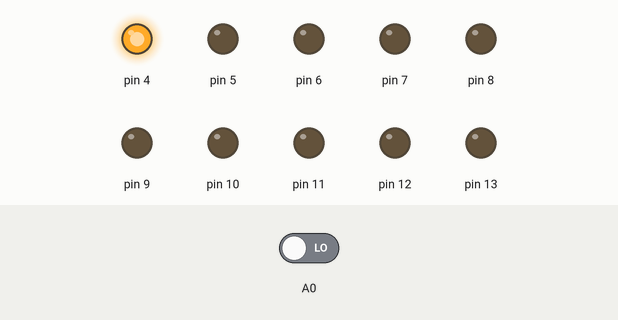
Recording of a sketch running on a simulated Arduino Uno, built with avr-gcc and run on an emulated ATmega328P. Shown: output pins drawn as LEDs (lit = HIGH). The test bench sets the inputs (shaded band); at power-on: A0 LOW.

Above: at 0.02 s.
At 0.37 s:
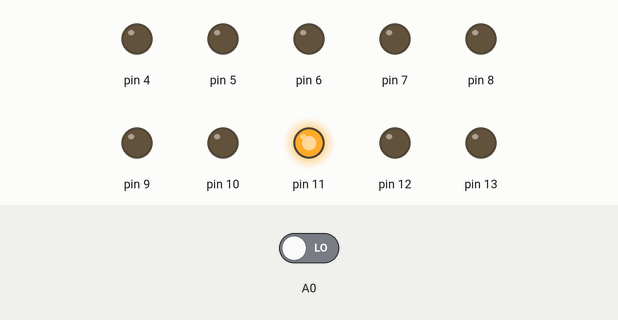
At 0.72 s:
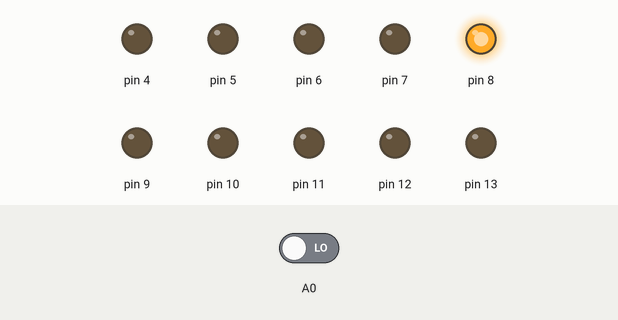
At 1.47 s:
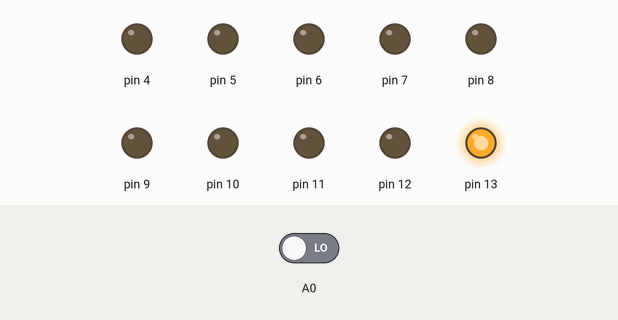
At 2.17 s:
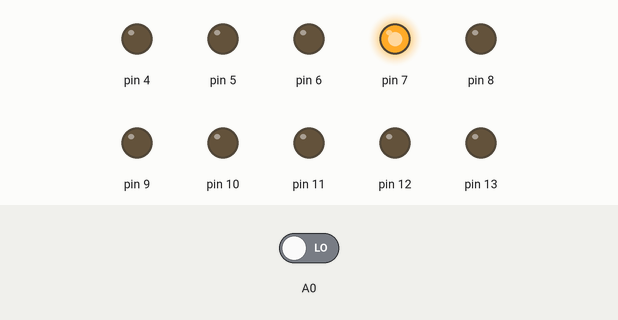
At 2.92 s:
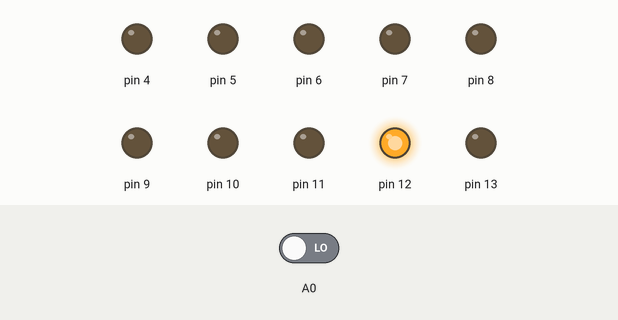
Timing chart, 0 to 3.2 s (numbered marks = the images above):
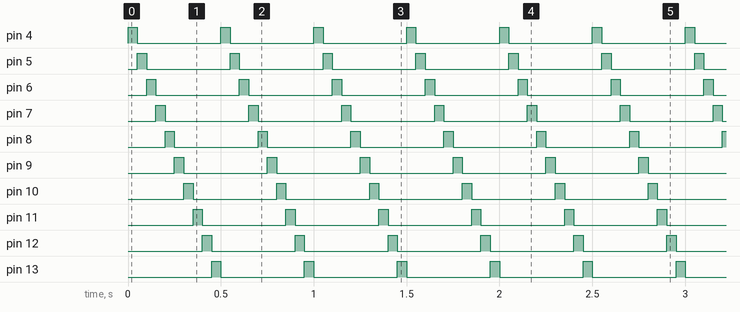

Measured:
- by itself, pin 4–13: alternates HIGH for 0.05 s and LOW for 0.45 s
- by itself, everything shown: repeats every 0.50 s, in 10 steps

The sketch:

Condicionales_II.ino
```cpp
bool var;
int tiempo;
void setup() {
  // put your setup code here, to run once:
  pinMode(13,OUTPUT);
  pinMode(12,OUTPUT);
  pinMode(11,OUTPUT);
  pinMode(10,OUTPUT);
  pinMode(9,OUTPUT);
  pinMode(8,OUTPUT);
  pinMode(7,OUTPUT);
  pinMode(6,OUTPUT);
  pinMode(5,OUTPUT);
  pinMode(4,OUTPUT);
  pinMode(A0,INPUT);

}

void loop() {
  // put your main code here, to run repeatedly:
  var=digitalRead(A0);
  tiempo=50;
  if(var==true){
    digitalWrite(13,HIGH);
    digitalWrite(4,LOW);
    delay(tiempo);
    digitalWrite(12,HIGH);
    digitalWrite(13,LOW);
    delay(tiempo);
    digitalWrite(11,HIGH);
    digitalWrite(12,LOW);
    delay(tiempo);
    digitalWrite(10,HIGH);
    digitalWrite(11,LOW);
    delay(tiempo);
    digitalWrite(9,HIGH);
    digitalWrite(10,LOW);
    delay(tiempo);
    digitalWrite(8,HIGH);
    digitalWrite(9,LOW);
    delay(tiempo);
    digitalWrite(7,HIGH);
    digitalWrite(8,LOW);
    delay(tiempo);
    digitalWrite(6,HIGH);
    digitalWrite(7,LOW);
    delay(tiempo);
    digitalWrite(5,HIGH);
    digitalWrite(6,LOW);
    delay(tiempo);
    digitalWrite(4,HIGH);
    digitalWrite(5,LOW);
    delay(tiempo);
  }

  else{
    digitalWrite(4,HIGH);
    digitalWrite(13,LOW);
    delay(tiempo);
    digitalWrite(5,HIGH);
    digitalWrite(4,LOW);
    delay(tiempo);
    digitalWrite(6,HIGH);
    digitalWrite(5,LOW);
    delay(tiempo);
    digitalWrite(7,HIGH);
    digitalWrite(6,LOW);
    delay(tiempo);
    digitalWrite(8,HIGH);
    digitalWrite(7,LOW);
    delay(tiempo);
    digitalWrite(9,HIGH);
    digitalWrite(8,LOW);
    delay(tiempo);
    digitalWrite(10,HIGH);
    digitalWrite(9,LOW);
    delay(tiempo);
    digitalWrite(11,HIGH);
    digitalWrite(10,LOW);
    delay(tiempo);
    digitalWrite(12,HIGH);
    digitalWrite(11,LOW);
    delay(tiempo);
    digitalWrite(13,HIGH);
    digitalWrite(12,LOW);
    delay(tiempo);
  }

}
```
